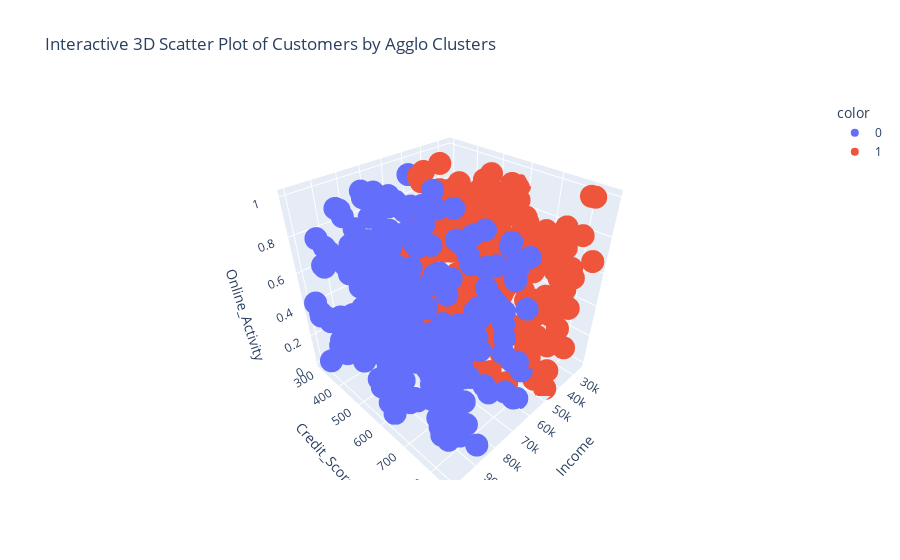

Notebook code for this chart:
### Code cell
import plotly.express as px

# Define the columns for the 3D scatter plot
x_col = 'Income'
y_col = 'Credit_Score'
z_col = 'Online_Activity'

# Create an interactive 3D scatter plot using Plotly Express
fig = px.scatter_3d(df,
                    x=x_col,
                    y=y_col,
                    z=z_col,
                    color=df['Agglo_Unscaled'].astype(str), # Color points by Agglo cluster, explicitly as string for discrete colors
                    title='Interactive 3D Scatter Plot of Customers by Agglo Clusters')

fig.show()

### Figure 1 — Plotly figure (JSON) as saved in the notebook; plotly's stock layout.template omitted (floating-point values rounded to 4 significant figures; data arrays with more than 128 entries replaced by an {"elided": "..."} marker saying what was removed)
{"data": [{"hovertemplate": "color=0<br>Income=%{x}<br>Credit_Score=%{y}<br>Online_Activity=%{z}<extra></extra>", "legendgroup": "0", "marker": {"color": "#636efa", "symbol": "circle"}, "mode": "markers", "name": "0", "scene": "scene", "showlegend": true, "type": "scatter3d", "x": {"elided": "260 float values"}, "y": {"elided": "260 int values"}, "z": {"elided": "260 float values"}}, {"hovertemplate": "color=1<br>Income=%{x}<br>Credit_Score=%{y}<br>Online_Activity=%{z}<extra></extra>", "legendgroup": "1", "marker": {"color": "#EF553B", "symbol": "circle"}, "mode": "markers", "name": "1", "scene": "scene", "showlegend": true, "type": "scatter3d", "x": {"elided": "240 float values"}, "y": {"elided": "240 int values"}, "z": {"elided": "240 float values"}}], "layout": {"legend": {"title": {"text": "color"}, "tracegroupgap": 0}, "scene": {"domain": {"x": [0, 1], "y": [0, 1]}, "xaxis": {"title": {"text": "Income"}}, "yaxis": {"title": {"text": "Credit_Score"}}, "zaxis": {"title": {"text": "Online_Activity"}}}, "title": {"text": "Interactive 3D Scatter Plot of Customers by Agglo Clusters"}}}
